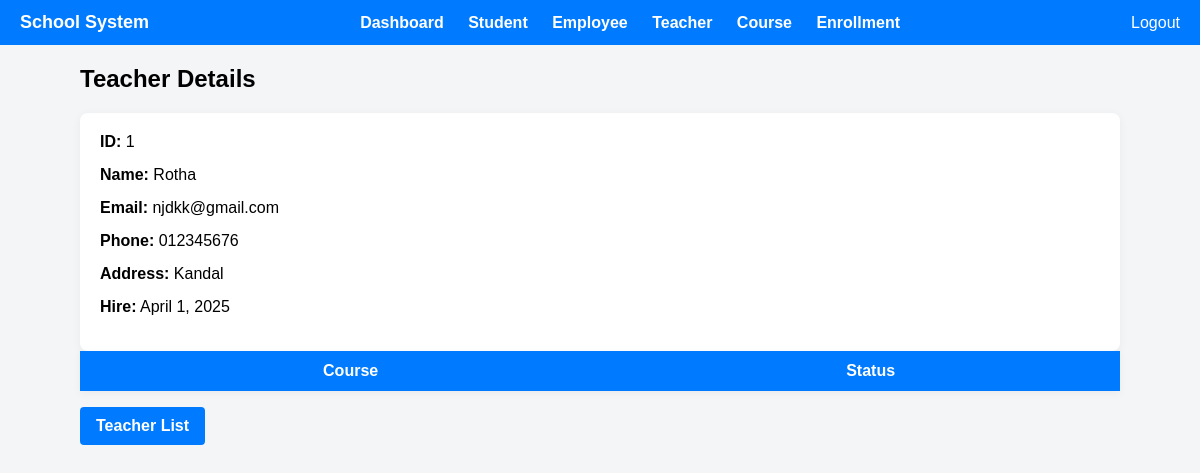
Page /teachers/1/ (signed in) on the committed database.
### teachers/models.py (models this page shows, shortened)
class Teacher(models.Model):
    name = models.CharField(max_length=100)
    email = models.EmailField(unique=True)
    phone = models.CharField(max_length=15, blank=True, null=True)
    address= models.TextField(blank=True, null=True)
    hire_date = models.DateField(null=True, blank=True)

### employees/decorators.py (the view)
    def wrapper(request, *args, **kwargs):
        if not request.session.get('employee_id'):
            return redirect('login')
        return view_func(request, *args, **kwargs)

### teachers/views.py (called while the page is built)
@employee_login_required
def teacher_detail(request, pk):
    teacher = get_object_or_404(Teacher, pk=pk)
    return render(request, 'teachers/teacher_detail.html', {'teacher': teacher})

### teachers/templates/teachers/teacher_detail.html (shortened to what this page needs)
{% extends 'base.html' %} {% block title %}  Teacher Detail {% endblock title %}
{%block content %}
<div class="container-lg ">
  <h2>Teacher Details</h2>
<div  class="form-container  ">
  <p><strong> ID:</strong> {{ teacher.id }}</p>
  <p><strong>Name:</strong> {{ teacher.name }}</p>
  <p><strong>Email:</strong> {{ teacher.email }}</p>
  <p><strong>Phone:</strong> {{ teacher.phone }}</p>
  <p><strong>Address:</strong> {{ teacher.address }}</p>
  <p><strong>Hire:</strong> {{ teacher.hire_date }}</p>
</div>
  <table class="table">
    <thead>
      <tr>
        <th scope="col">Course</th>
        <th scope="col">Status</th>
      </tr>
    </thead>
  </table>
  <p><a href="{% url 'teacher_list' %}" class="button-link">Teacher List</a></p>
</div>
{% endblock content %}

### static/css/style.css (style rules this page uses)
body { margin: 0; font-family: Arial, sans-serif; background-color: #f4f5f7; }
.container-lg { max-width: 90%; margin: auto; padding: 20px; }
table.table { width: 100%; background-color: white; border-collapse: collapse; box-shadow: 0 2px 8px rgba(0, 0, 0, 0.05); }
table.table thead { background-color: #007bff; color: white; font-size: 14px; }
table.table th { vertical-align: middle; padding: 12px; text-align: center; line-height: 1; font-size: 16px; }
a { text-decoration: none; color: #007bff; font-weight: 500; }
a.button-link { display: inline-block; padding: 10px 16px; margin: 16px 0; background-color: #007bff; color: white; border-radius: 4px; font-weight: bold; text-decoration: none; transition: background-color 0.2s; }
.button-link { display: inline-block; padding: 10px 16px; margin: 8px 4px; background-color: #007bff; color: white; border: none; border-radius: 4px; font-weight: bold; text-decoration: none; transition: background-color 0.2s; cursor: pointer; }
.form-container { background-color: white; padding: 20px; margin-top: 20px; border-radius: 8px; box-shadow: 0 2px 10px rgba(0, 0, 0, 0.05); width: 100%; }
.form-container p { margin-bottom: 15px; }
* { margin: 0; padding: 0; box-sizing: border-box; }

### rows in the picture
Teacher: id "1", name "Rotha", email "njdkk@gmail.com", phone "012345676", address "Kandal", hire_date "April 1, 2025"
